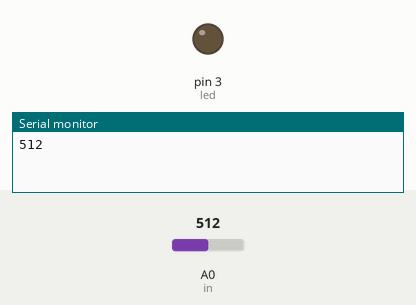
Bench run of a sketch on a simulated Arduino Uno, built with avr-gcc and run on an emulated ATmega328P. On the bench: output pins drawn as LEDs (lit = HIGH), the last lines printed to the serial monitor. The inputs (shaded band) are chosen by the test bench; at power-on: A0 (in) = 512.

Above: at 0.1 s.
At 0.6 s:
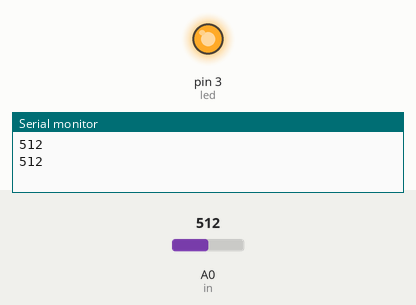
Timing chart, 0 to 2.1 s (numbered marks = the images above):
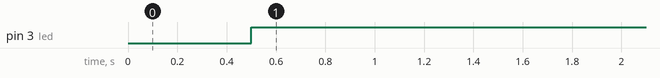

Measured:
- by itself, pin 3 (led): LOW → HIGH at 0.50 s

The sketch:

sketch_dec05bLDR.ino
```cpp
int in=A0;
int led=3;
int val=0;

void setup() {
  pinMode(in,INPUT);
  pinMode(led,OUTPUT);
  Serial.begin(9600);
}

void loop() {
  val=analogRead(in);

  Serial.println(val);
  delay(500);

  if (val<700){
  digitalWrite(led,HIGH);

  }else{digitalWrite(led,LOW);}
  }
```
